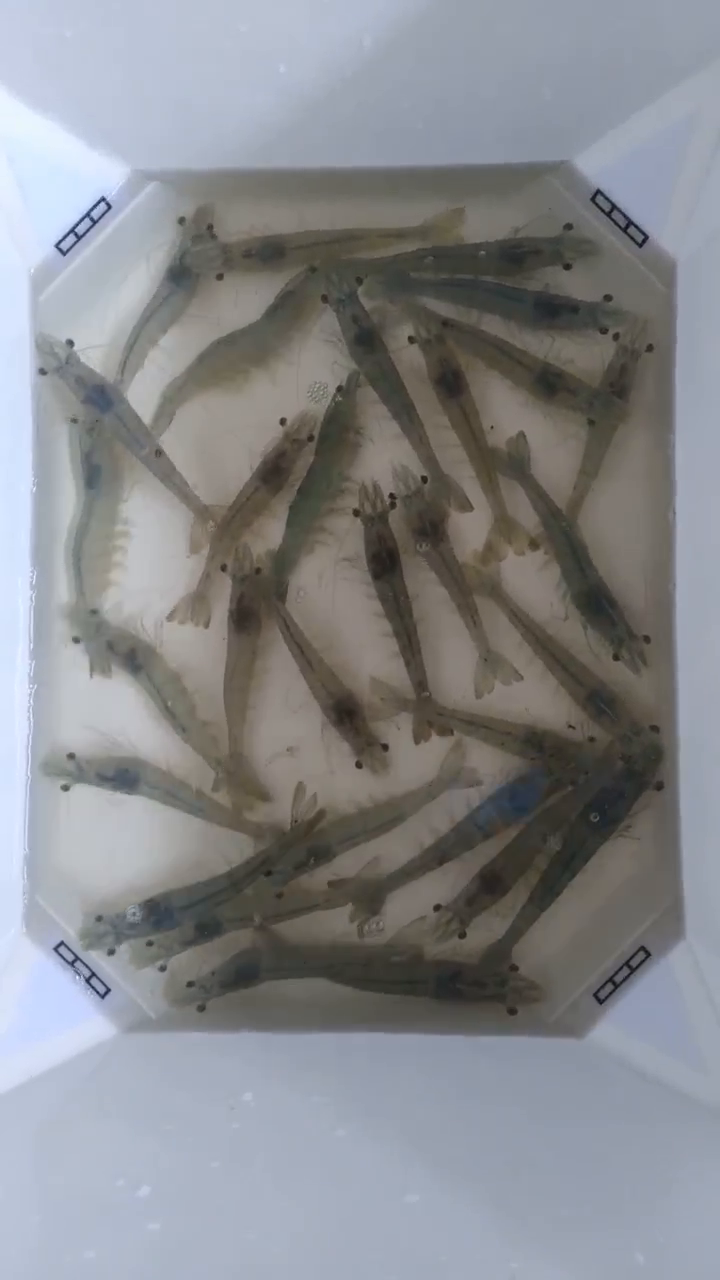
#> input picture frame 96 of data/videos/WhatsApp Video 2026-04-18 at 10.59.17.mp4, 720 x 1280 px, given in place of tomnho.mp4, which was not available
$ python count_tomnho.py
#> lines starting #> are read from the running program, lines starting #| are printed output that depends on the picture; after the words box and inside, x2 and y2 are one past the last pixel; in counts of white or black regions, pixels touching at a corner belong together; pictures that were not available may be replaced by others from this repository, and a replacement may not be noted
#> further down, frame is the input picture: shape (1280, 720, 3); mean B, G, R 140.2, 136.4, 134.7
### src/preprocessing.py
import cv2
import numpy as np


def resize_frame(frame, target_width):
#> called with target_width = 640
    if not target_width:
        return frame
    h, w = frame.shape[:2]
    if w == target_width:
        return frame
    scale = target_width / w
    return cv2.resize(frame, (target_width, int(h * scale)))


def preprocess_for_detection(frame, blur_kernel=5, adaptive_block_size=11, adaptive_c=2, morph_kernel_size=3):
#> called with blur_kernel = 5, adaptive_block_size = 15, adaptive_c = 3, morph_kernel_size = 3
    gray = cv2.cvtColor(frame, cv2.COLOR_BGR2GRAY)
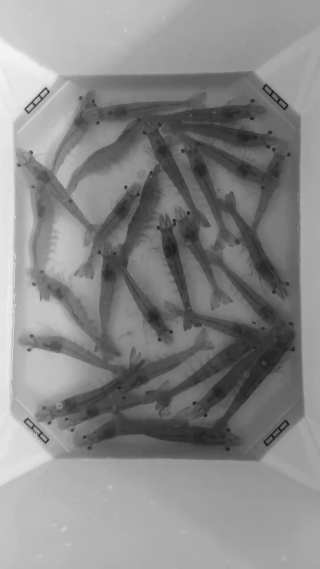
#> gray: shape (1137, 640) (shown at 1/2 size); min 20, max 243, mean 136.2

    # Ensure blur kernel is odd
    k = blur_kernel if blur_kernel % 2 == 1 else blur_kernel + 1
    blurred = cv2.GaussianBlur(gray, (k, k), 0)

    # Adaptive threshold isolates small bright/dark objects regardless of lighting variation
    thresh = cv2.adaptiveThreshold(
        blurred, 255,
        cv2.ADAPTIVE_THRESH_GAUSSIAN_C,
        cv2.THRESH_BINARY_INV,
        adaptive_block_size,
        adaptive_c,
    )
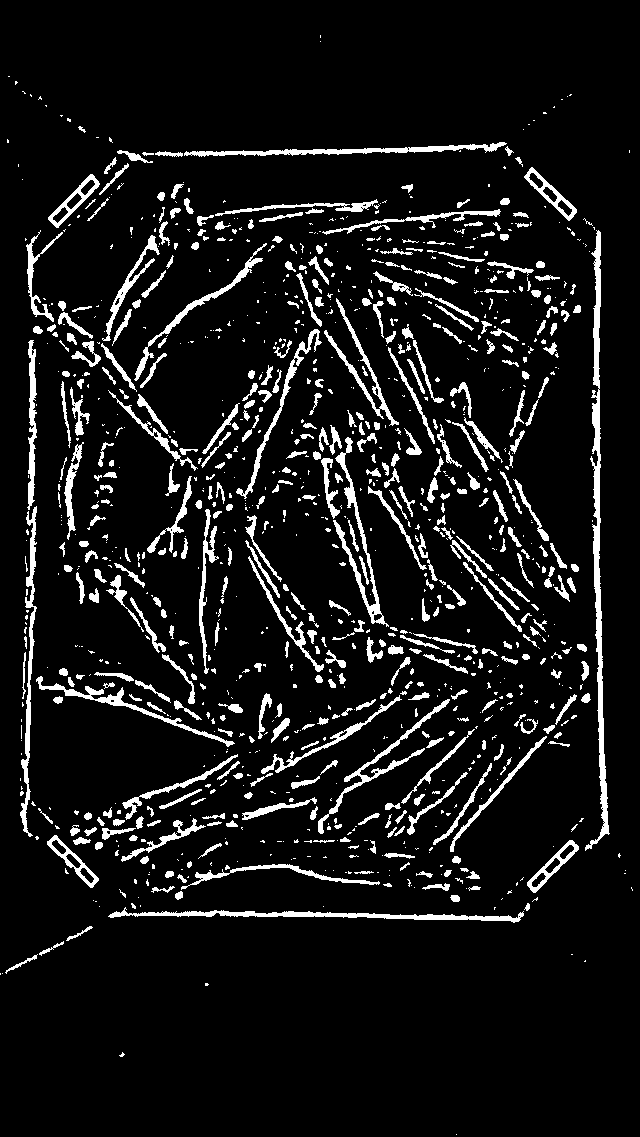
#> thresh: shape (1137, 640); 8.6% white; 1118 white regions (657 under 20 px), largest, box (x1, y1, x2, y2) and area: (585, 230, 610, 851) 3515, (108, 907, 524, 923) 1855, (184, 142, 507, 157) 1480

    kernel = np.ones((morph_kernel_size, morph_kernel_size), np.uint8)
    cleaned = cv2.morphologyEx(thresh, cv2.MORPH_OPEN, kernel)
#> cleaned: shape (1137, 640); 6.8% white; 856 white regions (326 under 20 px), largest, box (x1, y1, x2, y2) and area: (592, 392, 609, 837) 2444, (219, 911, 468, 920) 1118, (192, 148, 408, 156) 936
    cleaned = cv2.morphologyEx(cleaned, cv2.MORPH_CLOSE, kernel)
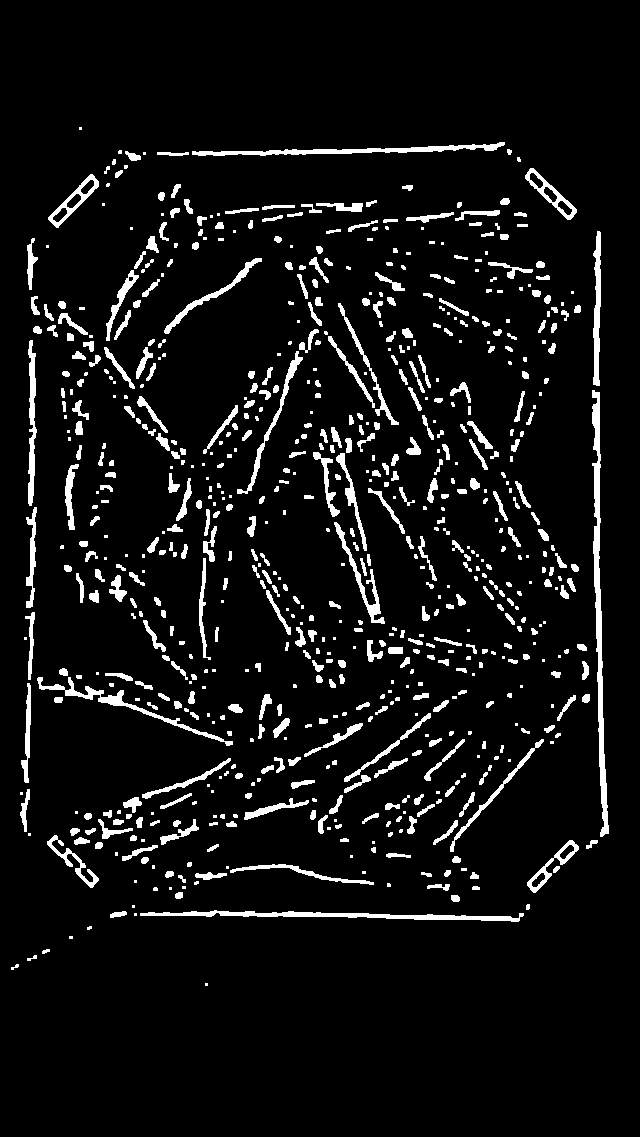
#> cleaned: shape (1137, 640); 6.9% white; 726 white regions (250 under 20 px)

    return cleaned

### src/classical_counter.py
import cv2
import numpy as np
from pathlib import Path
from tqdm import tqdm

from .preprocessing import resize_frame, preprocess_for_detection
from .centroid_tracker import CentroidTracker


def _detect_contours(thresh, min_area, max_area):
#> called with min_area = 8, max_area = 600
    contours, _ = cv2.findContours(thresh, cv2.RETR_EXTERNAL, cv2.CHAIN_APPROX_SIMPLE)
#> contours = 726 contours, 359 with area under 20; largest, box (x1, y1, x2, y2) and area: (592, 390, 609, 837) 2048, (140, 910, 524, 922) 1294, (192, 142, 505, 156) 1102, (37, 677, 233, 746) 877, (48, 174, 99, 228) 839
    boxes, centroids = [], []
    for cnt in contours:
        area = cv2.contourArea(cnt)
        if min_area <= area <= max_area:
            x, y, w, h = cv2.boundingRect(cnt)
            boxes.append((x, y, w, h))
            centroids.append((int(x + w / 2), int(y + h / 2)))
#> this loop made 726 passes
#> (area, x, y, w, h) on passes 8, 12, 13, 18, 23, 24, 25, 27: (59.5, 110, 911, 17, 7), (43.5, 451, 895, 9, 7), (37, 175, 892, 8, 7), (62.5, 427, 884, 23, 7), (33, 470, 872, 9, 7), (23, 421, 872, 11, 5), (114.5, 195, 872, 32, 8), (38, 165, 871, 9, 7)
#> after the loop, boxes = 571 items, first 6: (11, 964, 8, 6), (27, 955, 10, 6), (42, 949, 8, 5), (87, 926, 5, 4), (110, 911, 17, 7), (526, 904, 4, 6); centroids = 571 pairs, first value 15 to 592, second value 152 to 967
    return boxes, centroids


# [95 lines left out: function count_shrimp_classical, not called in this run]

### scripts/count_tomnho.py
"""Count tiny post-larvae shrimp using optimised classical CV config."""
import sys, cv2, numpy as np
from pathlib import Path
sys.path.insert(0, '.')
from src.preprocessing import resize_frame, preprocess_for_detection
from src.classical_counter import _detect_contours
from tqdm import tqdm

VIDEO   = 'data/videos/tomnho.mp4'
OUT_VID = 'outputs/tomnho_classical_annotated.mp4'
SKIP    = 5          # process every 6th frame (faster on 9000-frame video)

# Best config for tiny post-larvae
CFG = dict(min_area=8, max_area=600, blur=5, block=15, c=3, morph=3)

cap   = cv2.VideoCapture(VIDEO)
total = int(cap.get(cv2.CAP_PROP_FRAME_COUNT))
fps   = cap.get(cv2.CAP_PROP_FPS)
orig_w = int(cap.get(cv2.CAP_PROP_FRAME_WIDTH))
orig_h = int(cap.get(cv2.CAP_PROP_FRAME_HEIGHT))
RW = 640
RH = int(orig_h * RW / orig_w)

writer = cv2.VideoWriter(OUT_VID, cv2.VideoWriter_fourcc(*'mp4v'), fps, (RW, RH))

frame_counts = []
idx = 0

with tqdm(total=total, desc="Counting tiny shrimp") as pbar:
    while True:
        ret, frame = cap.read()
        if not ret:
            break
        if idx % (SKIP + 1) == 0:
            frame = resize_frame(frame, RW)
            thresh = preprocess_for_detection(frame,
                blur_kernel=CFG['blur'], adaptive_block_size=CFG['block'],
                adaptive_c=CFG['c'], morph_kernel_size=CFG['morph'])
            boxes, _ = _detect_contours(thresh, CFG['min_area'], CFG['max_area'])
            frame_counts.append(len(boxes))

            annotated = frame.copy()
            for x, y, w, h in boxes:
                cv2.rectangle(annotated, (x, y), (x+w, y+h), (0, 255, 0), 1)
#> this loop made 571 passes
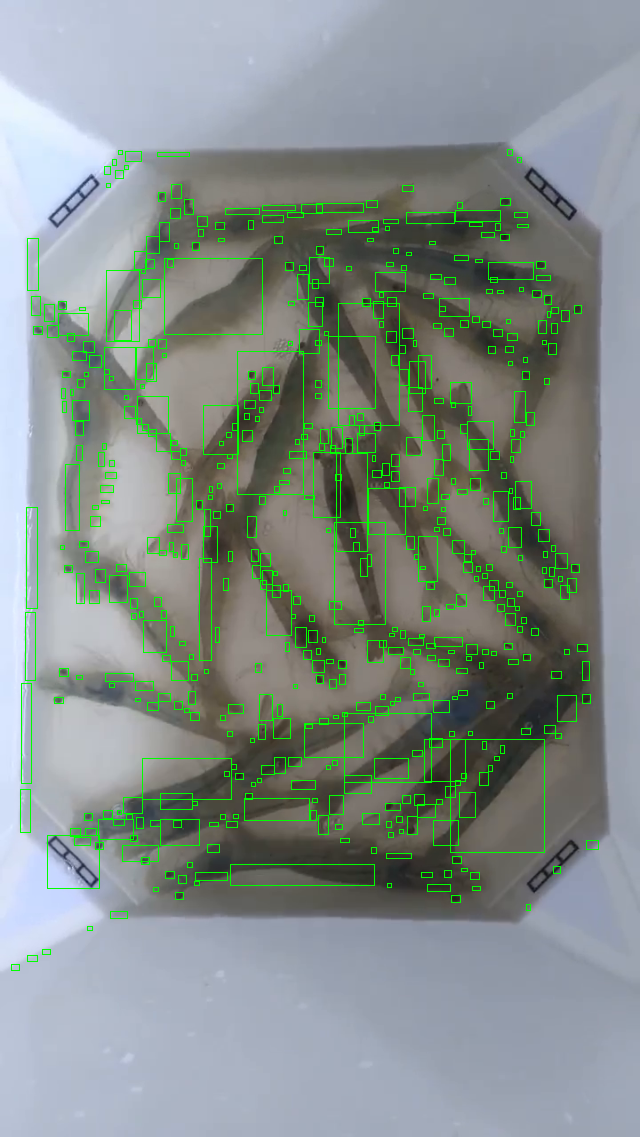
#> annotated: shape (1137, 640, 3); mean B, G, R 136.9, 141.9, 131.1
            cv2.putText(annotated, f"Visible: {len(boxes)}", (10, 30),
                        cv2.FONT_HERSHEY_SIMPLEX, 0.8, (0, 255, 255), 2)
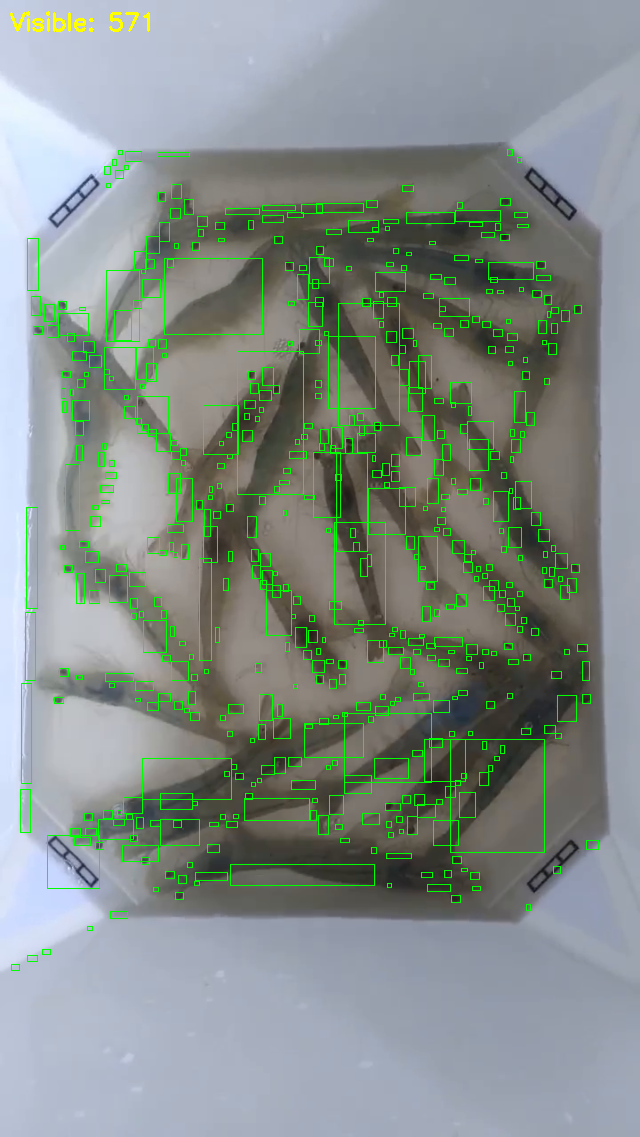
#> annotated: shape (1137, 640, 3); 0.13% of pixels changed, all inside (x1, y1, x2, y2) = (10, 11, 150, 32)
            writer.write(annotated)
        idx += 1
        pbar.update(1)

cap.release()
writer.release()

p50  = int(np.percentile(frame_counts, 50))
p90  = int(np.percentile(frame_counts, 90))
pmax = int(np.max(frame_counts))
pavg = round(float(np.mean(frame_counts)), 1)

print()
print("=" * 52)
print("  SMART SHRIMP COUNT -- Post-Larvae Shrimp (tom nho)")
print("=" * 52)
print(f"  Frames processed  : {len(frame_counts)}")
print(f"  Avg visible/frame : {pavg}")
print(f"  Median            : {p50}")
print(f"  90th percentile   : {p90}  <- estimated count")
print(f"  Max visible       : {pmax}")
print("=" * 52)
print(f"  Output video: {OUT_VID}")

$ run again, starting later in the video
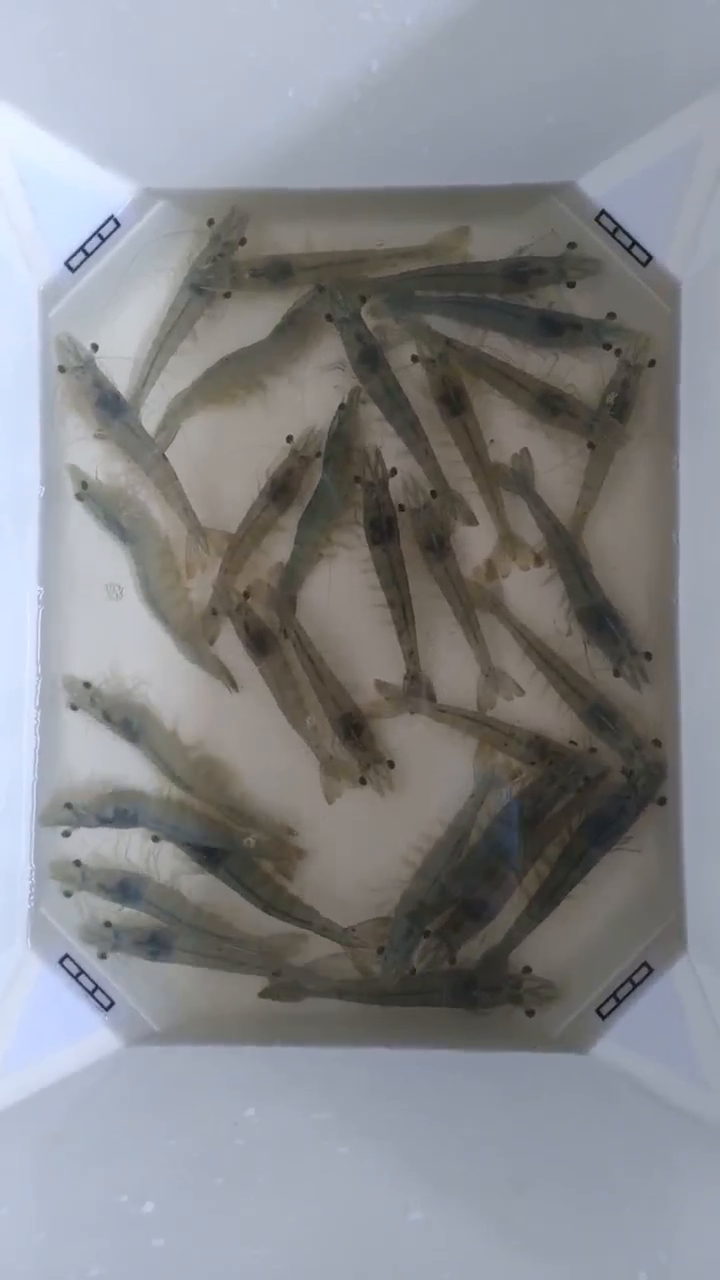
#> input picture frame 432 of data/videos/WhatsApp Video 2026-04-18 at 10.59.17.mp4, 720 x 1280 px, given in place of tomnho.mp4, which was not available
#> frame is the input picture: shape (1280, 720, 3); mean B, G, R 139.8, 135.7, 134
#> in preprocess_for_detection, `thresh = cv2.adaptiveThreshold( blurred, 255, cv2.ADAPTIVE_THRESH_GAUS..`:
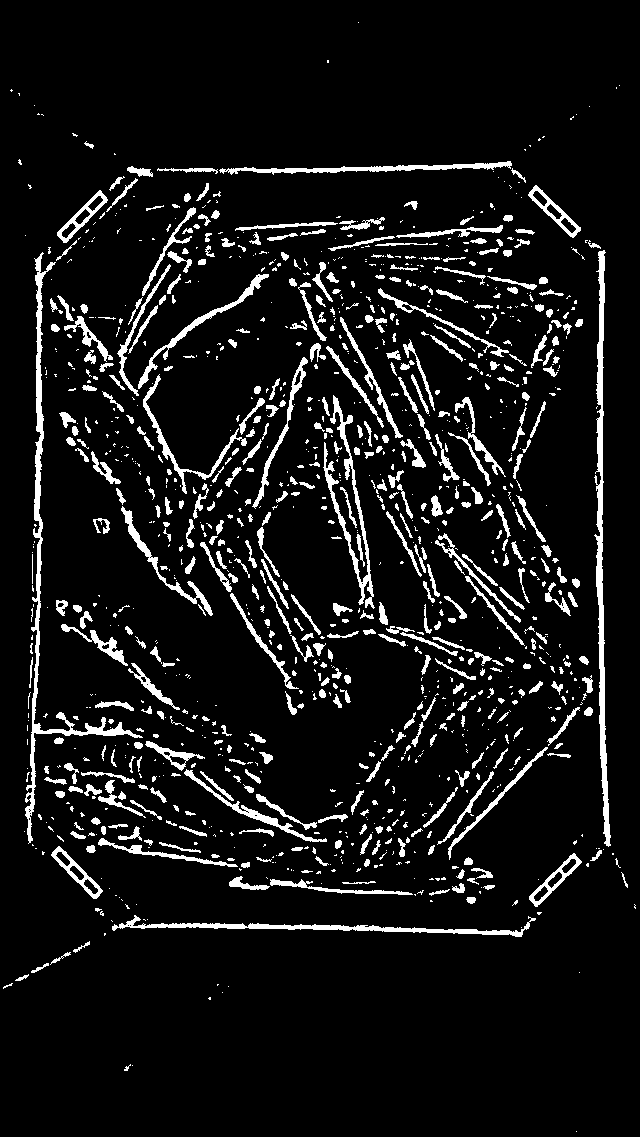
#> thresh: shape (1137, 640); 8.2% white; 1202 white regions (715 under 20 px), largest, box (x1, y1, x2, y2) and area: (25, 252, 143, 844) 3590, (594, 250, 611, 847) 3271, (112, 915, 536, 937) 1921
#> contours = 700 contours, 352 with area under 20; largest, box (x1, y1, x2, y2) and area: (31, 256, 45, 720) 1746, (596, 480, 611, 846) 1609, (229, 161, 512, 174) 948, (248, 924, 523, 937) 936, (529, 186, 581, 237) 790
#> the loop in _detect_contours, `for cnt in contours:` made 700 passes
#> (area, x, y, w, h) on passes 9, 11, 13, 15, 17, 18, 19, 20: (35.5, 112, 924, 13, 6), (357.5, 138, 923, 107, 6), (41, 127, 917, 13, 8), (40.5, 467, 897, 9, 7), (212, 314, 887, 95, 8), (21, 485, 885, 9, 4), (50.5, 453, 884, 12, 9), (141, 270, 879, 37, 9)
#> after the loop in _detect_contours, `for cnt in contours:`: boxes = 552 items, first 6: (18, 975, 9, 6), (32, 967, 9, 6), (53, 959, 4, 4), (85, 942, 5, 4), (112, 924, 13, 6), (524, 923, 6, 6); centroids = 552 pairs, first value 22 to 600, second value 145 to 978
#> the loop `for x, y, w, h in boxes:` made 552 passes
#> `cv2.putText(annotated, f"Visible: {len(boxes)}", (10, 30), cv2.FONT_HE..`:
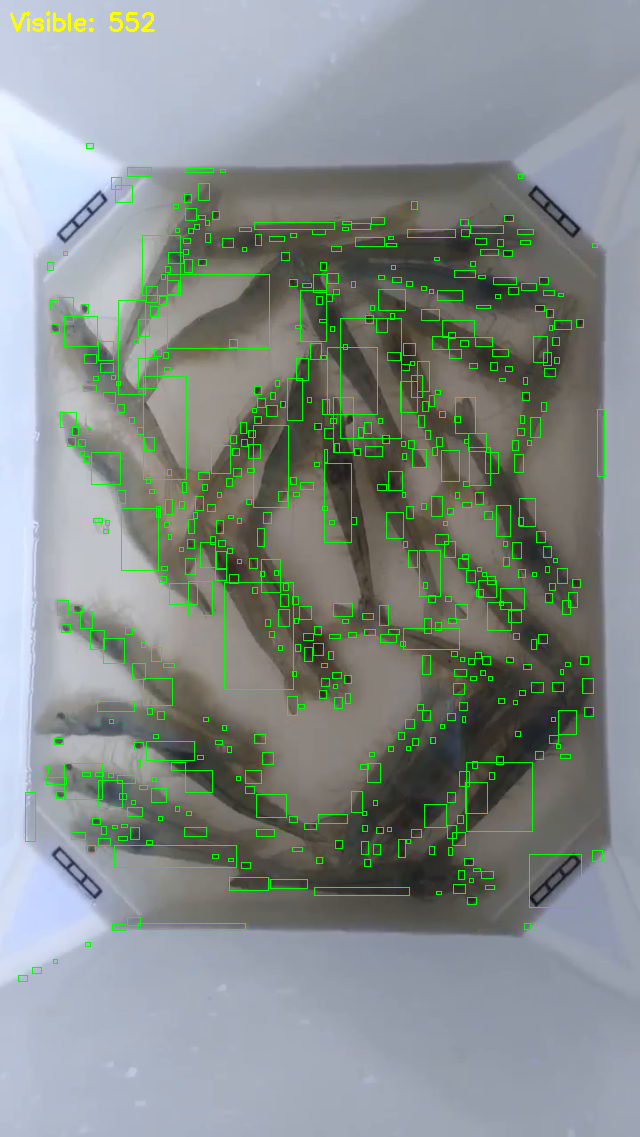
#> annotated: shape (1137, 640, 3); mean B, G, R 136.5, 141, 130.9
